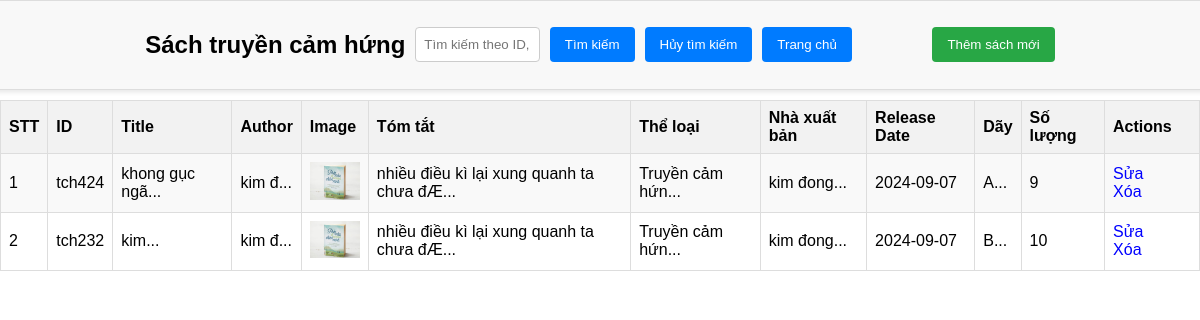
The app's page /admin/truyencamhung/dulieutrangchu-sachtruyencamhung.php with its own data.
### tables this page shows
CREATE TABLE IF NOT EXISTS `sachtruyencamhung` (
  `id` varchar(6) NOT NULL,
  `title` varchar(255) NOT NULL,
  `author` varchar(255) DEFAULT NULL,
  `image_path` varchar(255) DEFAULT NULL,
  `tomtat` mediumtext,
  `theloai` varchar(255) DEFAULT NULL,
  `publisher` varchar(255) DEFAULT NULL,
  `release_date` date DEFAULT NULL,
  `Day` varchar(255) DEFAULT NULL,
  `so_luong` int DEFAULT NULL,
  PRIMARY KEY (`id`)
);

### admin/truyencamhung/dulieutrangchu-sachtruyencamhung.php (the view, shortened to what this page needs)
<?php
$conn = new mysqli('localhost', 'root', '', 'library');
$search = '';
if (isset($_GET['search'])) {
    $search = $_GET['search'];
    $sql = "SELECT id, title, author, image_path,tomtat,theloai,publisher, release_date, Day, so_luong FROM sachtruyencamhung WHERE id LIKE '%$search%' OR title LIKE '%$search%' OR author LIKE '%$search%' OR theloai LIKE '%$search%' OR publisher LIKE '%$search%'";
} else {
    $sql = "SELECT id, title, author, image_path,tomtat,theloai,publisher, release_date, Day, so_luong FROM sachtruyencamhung";
}
$result = $conn->query($sql);
?>
<!DOCTYPE html>
<html lang="vi">
<head>
    <link rel="stylesheet" href="../css/dulieu.css">
    <link rel="stylesheet" href="../css/dulieu_search.css">
</head>
<body>
    <div class="fixed-menu">
        <h2>Sách truyền cảm hứng</h2>
        <form method="get" action="dulieutrangchu-sachtruyencamhung.php">
            <input style="width:21%;" type="text" name="search" placeholder="Tìm kiếm theo ID, tên sách, tác giả, thể loại, nhà xuất bản" value="<?php echo $search; ?>">
            <input type="submit" value="Tìm kiếm">
            <input type="button" value="Hủy tìm kiếm" onclick="window.history.back();">
            <input type="button" value="Trang chủ" onclick="window.location.href='../home_admin.php';">
        </form>
        <a href="add_book-sachtruyencamhung.php"><input type="button" value="Thêm sách mới"></a>
    </div>
    <table class="bang">
    <tr>
        <th>STT</th>
        <th>ID</th>
        <th>Title</th>
        <th>Author</th>
        <th>Image</th>
        <th>Tóm tắt</th>
        <th>Thể loại</th>
        <th>Nhà xuất bản</th>
        <th>Release Date</th>
        <th>Dãy</th>
        <th>Số lượng</th>
        <th>Actions</th>
    </tr>
    <?php
    if ($result->num_rows > 0) {
        $stt = 1;
        while($row = $result->fetch_assoc()) {
            echo "<tr>";
            echo "<td>" . $stt . "</td>";
            echo "<td>" . $row["id"] . "</td>";
            echo '<td>';
            if ($row["title"] !== null) {
                echo '<span data-toggle="tooltip" title="' . htmlspecialchars($row["title"]) . '">' . substr($row["title"], 0, 30) . '...</span>';
            } else {
                echo 'Null';
            }
            echo '</td>';
            echo '<td>';
            if ($row["author"] !== null) {
                echo '<span data-toggle="tooltip" title="' . htmlspecialchars($row["author"]) . '">' . substr($row["author"], 0, 6) . '...</span>';
            } else {
                echo 'Null';
            }
            echo '</td>';
            echo "<td><img src='../images/" . $row["image_path"] . "' alt='Book Image' width='50'></td>";
            echo '<td>';
            if ($row["tomtat"] !== null) {
                echo '<span data-toggle="tooltip" title="' . htmlspecialchars($row["tomtat"]) . '">' . substr($row["tomtat"], 0, 50) . '...</span>';
            } else {
                echo 'Không có mô tả';
            }
            echo '</td>';
           echo '<td>';
           if ($row["theloai"] !== null) {
               echo '<span data-toggle="tooltip" title="' . htmlspecialchars($row["theloai"]) . '">' . substr($row["theloai"], 0, 20) . '...</span>';
           } else {
               echo 'Null';
           }
           echo '</td>';
          echo '<td>';
          if ($row["publisher"] !== null) {
              echo '<span data-toggle="tooltip" title="' . htmlspecialchars($row["publisher"]) . '">' . substr($row["publisher"], 0, 20) . '...</span>';
          } else {
              echo 'Null';
          }
          echo '</td>';
            echo "<td>" . $row["release_date"] . "</td>";
            echo '<td>';
            if ($row["Day"] !== null) {
                echo '<span data-toggle="tooltip" title="' . htmlspecialchars($row["Day"]) . '">' . substr($row["Day"], 0, 20) . '...</span>';
            } else {
                echo 'Null';
            }
            echo '</td>';
            echo "<td>" . $row["so_luong"] . "</td>";
            echo "<td class='action-links'>
                    <a href='edit_book-sachtruyencamhung.php?id=" . $row["id"] . "'>Sửa</a>
                    <a href='delete_book-sachtruyencamhung.php?id=" . $row["id"] . "' onclick='return confirm(\"Bạn có chắc chắn muốn xóa sách này?\")'>Xóa</a>
                  </td>";
            echo "</tr>";
            $stt++;
        }
    } else {
        echo "<tr><td colspan='9'>Không có dữ liệu</td></tr>";
    }
    ?>
</table>
</body>
</html>

### admin/css/dulieu.css (style rules this page uses)
table { width: 100%; border-collapse: collapse; }
th, td { border: 1px solid #ddd; padding: 8px; }
th { background-color: #f2f2f2; text-align: left; }
tr:nth-child(even) { background-color: #f9f9f9; }
.action-links a { margin-right: 10px; text-decoration: none; color: blue; cursor: pointer; }

### admin/css/dulieu_search.css (style rules this page uses)
body { margin: 0; font-family: Arial, sans-serif; }
.fixed-menu { width: 100%; position: fixed; top: 0; left: 50%; transform: translateX(-50%); padding: 10px; background-color: #f8f8f8; border: 1px solid #ddd; border-radius: 5px; box-shadow: 0 2px 5px rgba(0, 0, 0, 0.1); z-index: 1000; display: flex; justify-content: center; gap: 10px; align-items: center; }
.fixed-menu form { display: flex; gap: 10px; margin: 0; }
.fixed-menu input[type="text"] { padding: 8px; border: 1px solid #ccc; border-radius: 4px; }
.fixed-menu input[type="submit"], .fixed-menu input[type="button"] { padding: 10px 15px; border: none; border-radius: 4px; background-color: #007bff; color: white; cursor: pointer; }
.fixed-menu a { text-decoration: none; }
.fixed-menu a input[type="button"] { background-color: #28a745; }
.bang { margin-top: 100px; padding: 20px; }

### records on screen
sachtruyencamhung: id "tch424", title "khong gục ngã", author "kim đ", image_path (picture), tomtat "nhiều điều kì lại xung quanh ta chưa đÆ", theloai "Truyền cảm hứn", publisher "kim đong", release_date "2024-09-07", Day "A", so_luong "9"
sachtruyencamhung: id "tch232", title "kim", author "kim đ", image_path (picture), tomtat "nhiều điều kì lại xung quanh ta chưa đÆ", theloai "Truyền cảm hứn", publisher "kim đong", release_date "2024-09-07", Day "B", so_luong "10"
